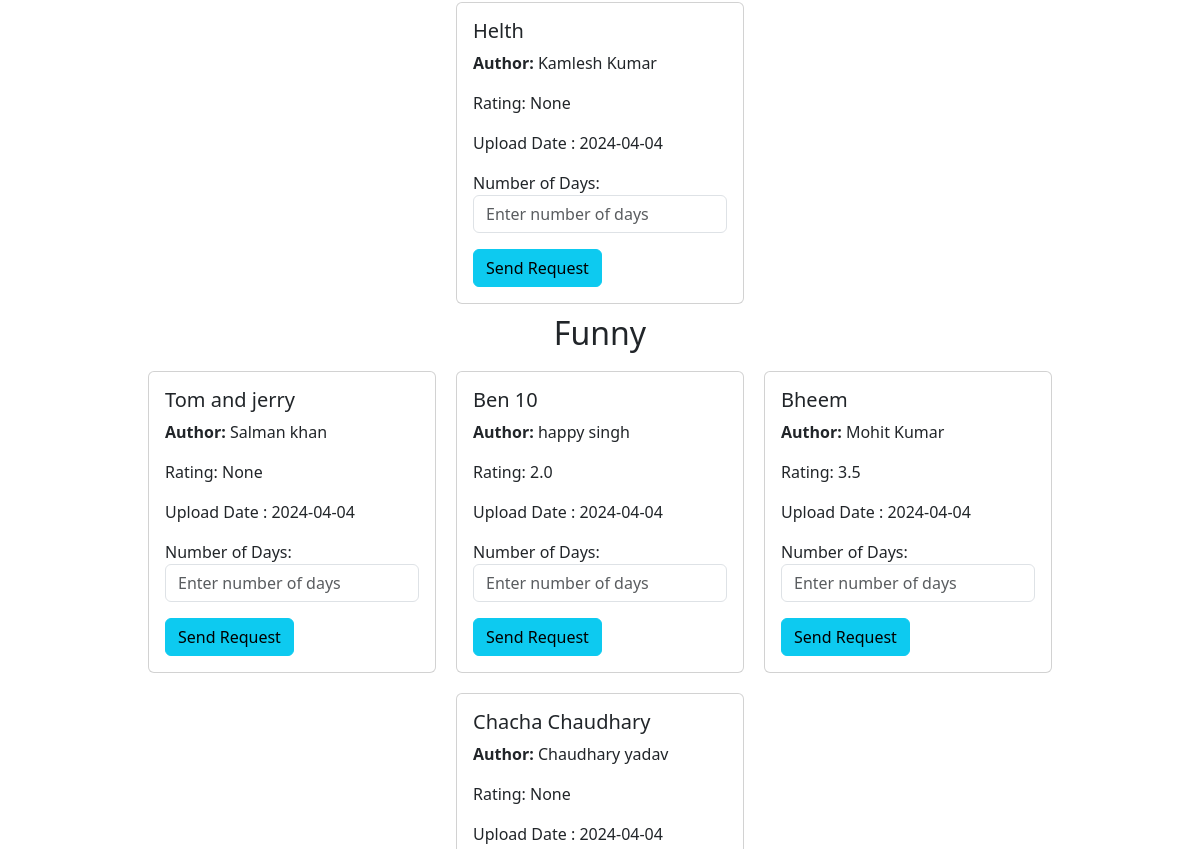
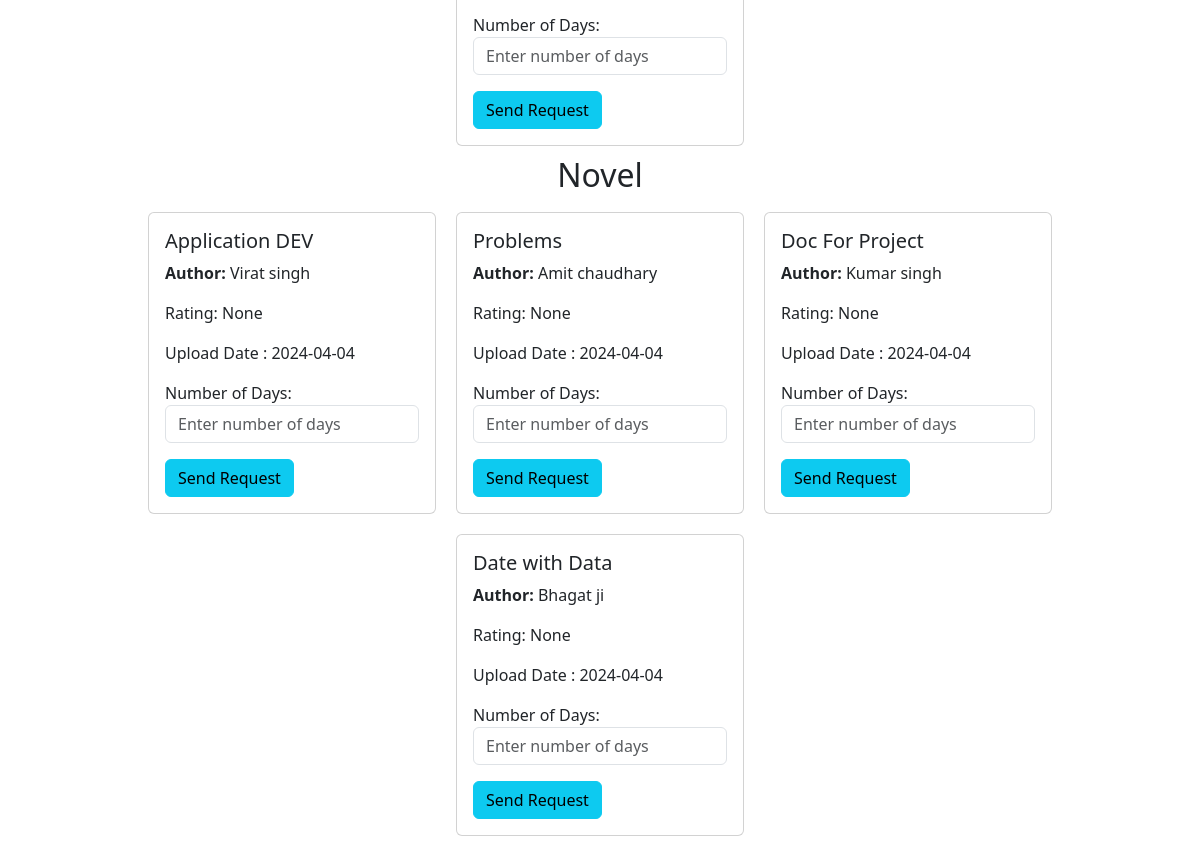
Before: / (signed in, lower part) with the older database file (2 pictures, top to bottom).
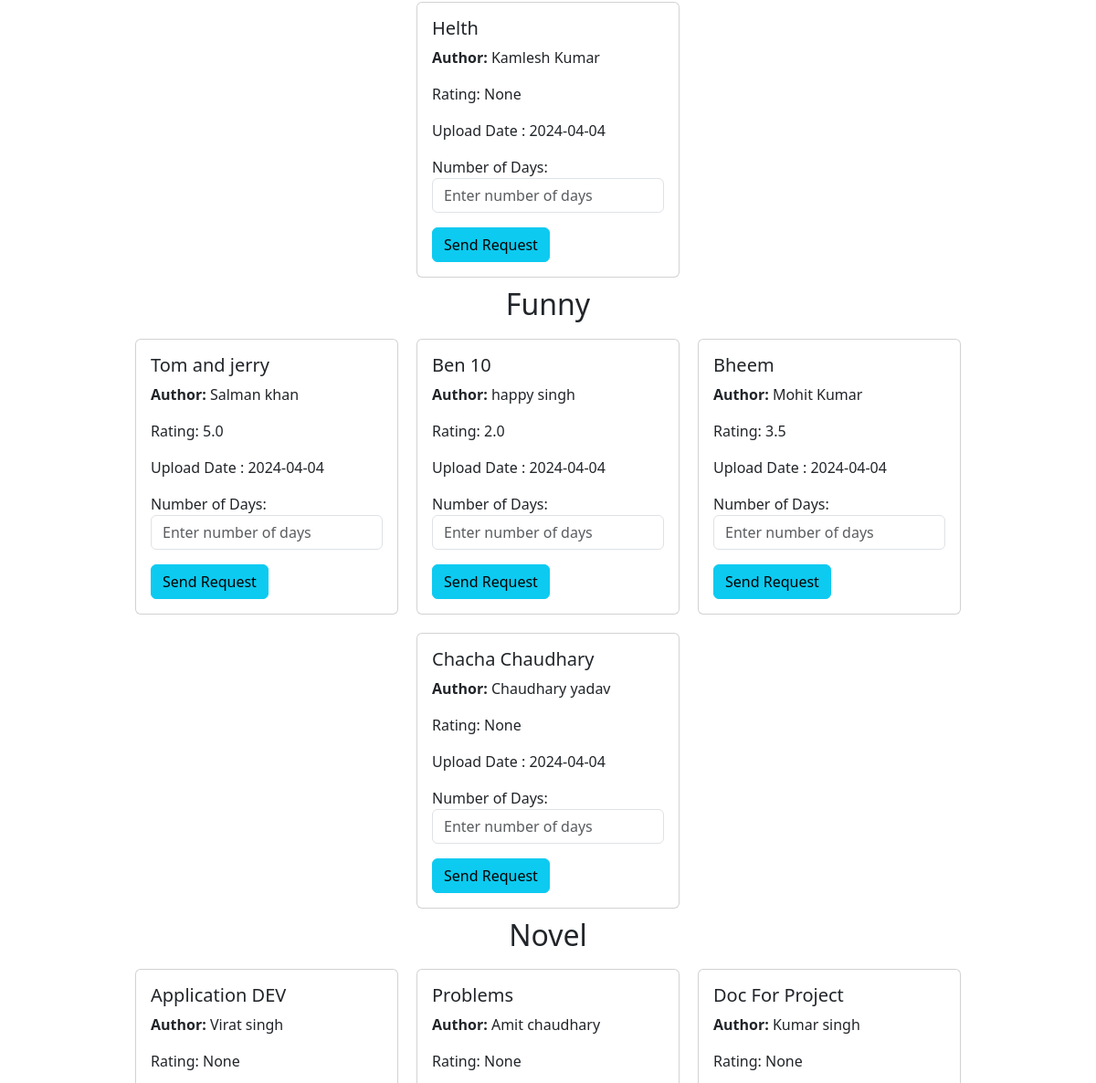
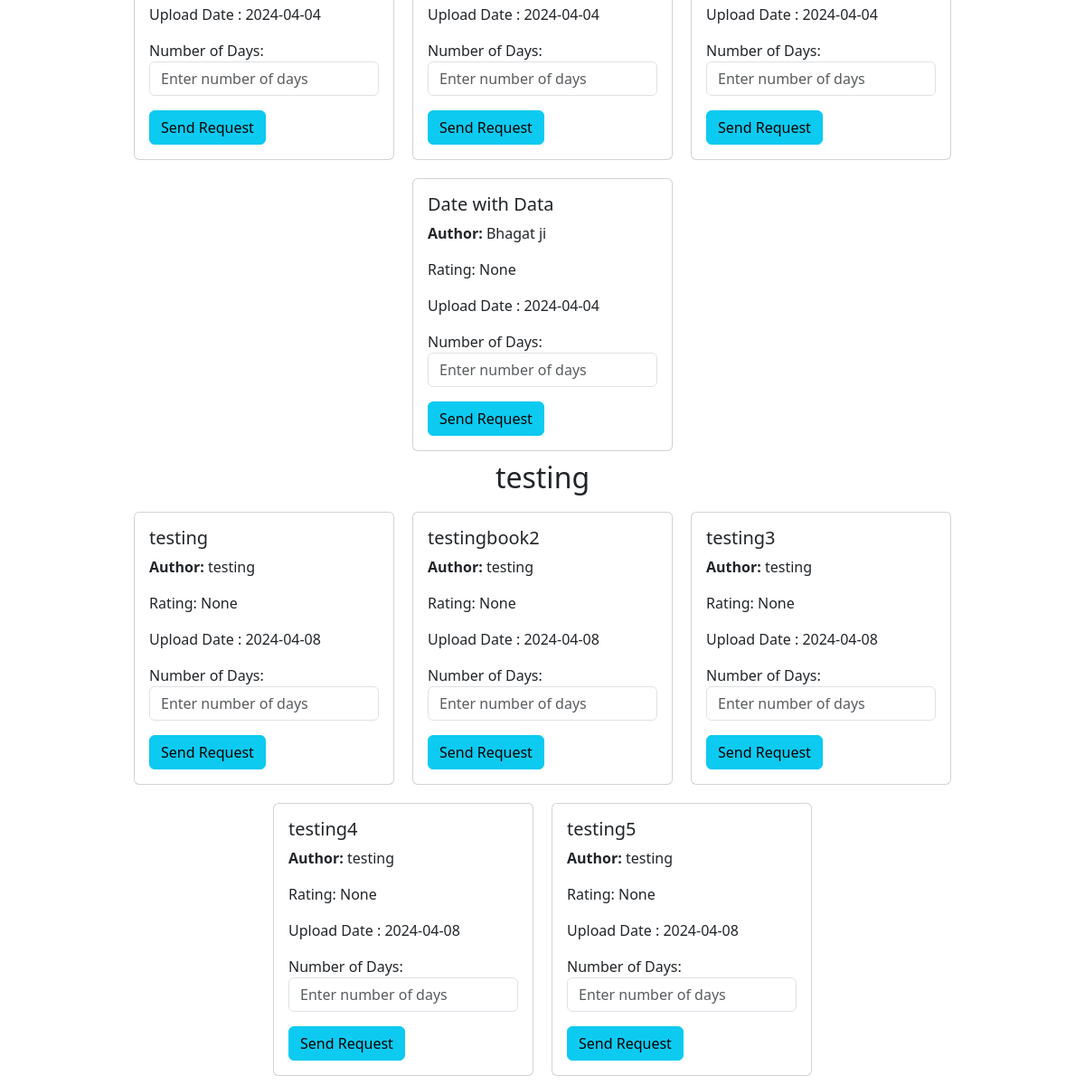
After: the same page with the newer database file (2 pictures, top to bottom).
### models.py (models this page shows)
class Book(db.Model):
    id = db.Column(db.Integer, primary_key=True)#
    name = db.Column(db.String(64), nullable=False)#
    content = db.Column(db.Text)#
    authors = db.Column(db.String(255))#
    book_upload_date = db.Column(db.Date,default=datetime.utcnow)#
    book_rating = db.Column(db.Float)
    section_id = db.Column(db.Integer, db.ForeignKey('section.id'), nullable=False)#
    bookrequest = db.relationship('BookRequest', backref='book', lazy=True, cascade='all, delete-orphan')#

class Section(db.Model):
    id = db.Column(db.Integer, primary_key=True)#
    name = db.Column(db.String(32), unique=True)#
    date_created = db.Column(db.Date,default=datetime.utcnow)#
    description = db.Column(db.Text)#
    books = db.relationship('Book', backref='section', lazy=True,cascade='all, delete-orphan')

### routes.py (the view)
@app.route('/')
@auth_required
def index():
    user = User.query.get(session['user_id'])
    if user.is_librarian:
        return redirect(url_for('librarian'))
    sections = Section.query.all()
    for section in sections:
        for book in section.books:
            ratings= Feedback.query.filter_by(book_id=book.id).all()
            if ratings:
                valid_ratings = [rating.rating for rating in ratings if rating.rating is not None]
                avg_rating = sum(valid_ratings)/len(valid_ratings)
                book.book_rating = avg_rating
    sname = request.args.get('sname') or ''
    bname = request.args.get('bname') or ''
    aname = request.args.get('aname')
    if sname:
        sections = Section.query.filter(Section.name.ilike(f'%{sname}%')).all()
    db.session.commit()
    return render_template('index.html',user = user, sections=sections, bname=bname, aname=aname, sname= sname)

### routes.py (called while the page is built)
def auth_required(func):
    @wraps(func)
    def inner(*args, **kwargs):
        if 'user_id' in session:
            return func(*args, **kwargs)
        else:
            flash('Please login to continue')
            return redirect(url_for('login'))
    return inner

### templates/index.html (shortened to what this page needs)
{% extends 'layout.html' %}
{% block content %}
    <div class="sections-list">
        {% for section in sections %}
            <h2>{{ section.name }} </h2>
            <div class="books">
                {% for book in section.books %}
                    {% if (not bname or bname.lower() in book.name.lower()) and (not aname or aname.lower() in book.authors.lower()) %}
                    <div class="card" style="width: 18rem;">
                        <div class="card-body">
                            <h5 class="card-title">{{ book.name }}</h5>
                            <p>  <b>Author:</b>   {{ book.authors }}</p>
                            <p class="card-text"> Rating:   {{ book.book_rating }}</p>
                            <p class="card-text"> Upload Date : {{book.book_upload_date}}</p>
                            <form action="{{url_for('book_request_post', book_id = book.id) }}" method="post">
                                <div class="mb-3">
                                    <label for="requested_day">Number of Days:</label>
                                    <input type="number" name="requested_day" class="form-control" placeholder="Enter number of days" required>
                                </div>
                                <button type="submit" class="btn btn-info">Send Request</button>
                            </form>
                        </div>
                    </div>
                    {%endif%}
                {% endfor %}
            </div>
        {% endfor %}
    </div>
{% endblock %}

Changed rows visible on the page:
changed Book "Tom and jerry": book_rating "None" → "5.0"
added Section: name "testing"
added Book: name "testing", authors "testing", book_rating "None", book_upload_date "2024-04-08"
added Book: name "testingbook2", authors "testing", book_rating "None", book_upload_date "2024-04-08"
added Book: name "testing3", authors "testing", book_rating "None", book_upload_date "2024-04-08"
added Book: name "testing4", authors "testing", book_rating "None", book_upload_date "2024-04-08"
added Book: name "testing5", authors "testing", book_rating "None", book_upload_date "2024-04-08"
